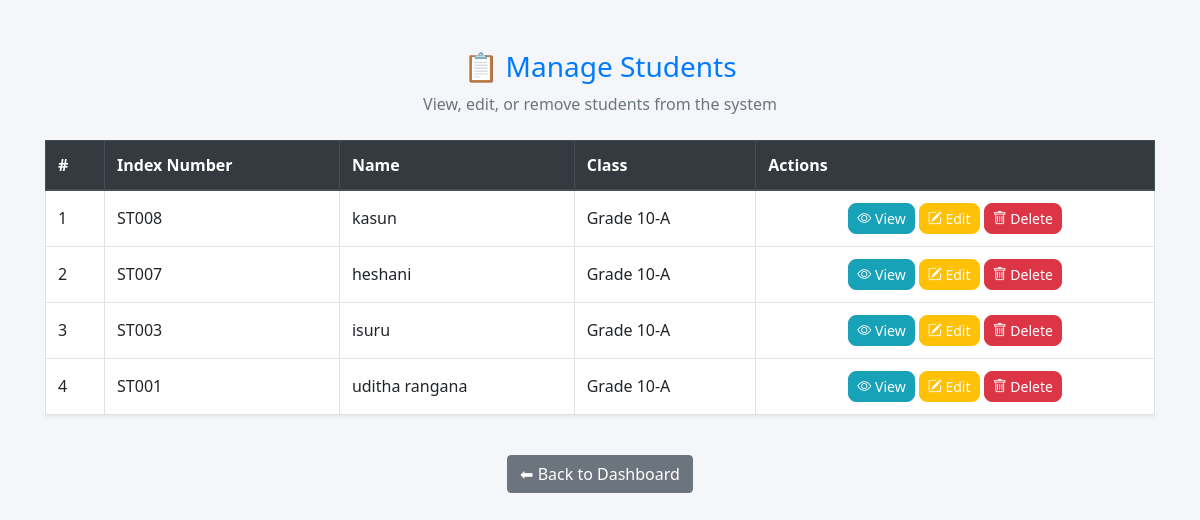
Page /teacher/manage_students.php (signed in) on the committed database.
### tables this page shows
CREATE TABLE IF NOT EXISTS `students` (
  `id` int NOT NULL AUTO_INCREMENT,
  `index_no` varchar(20) NOT NULL,
  `name` varchar(100) NOT NULL,
  `class_id` int DEFAULT NULL,
  `category_1_sub` varchar(50) NOT NULL,
  `category_2_sub` varchar(50) NOT NULL,
  `category_3_sub` varchar(50) NOT NULL,
  `religion` varchar(50) NOT NULL,
  PRIMARY KEY (`id`),
  UNIQUE KEY `index_no` (`index_no`),
  KEY `class_id` (`class_id`)
);

CREATE TABLE IF NOT EXISTS `classes` (
  `id` int NOT NULL AUTO_INCREMENT,
  `name` varchar(50) NOT NULL,
  PRIMARY KEY (`id`)
);

### teacher/manage_students.php (the view, shortened to what this page needs)
<?php
include("../library/db_conn.php");
$class_id=$_SESSION['class_id'];
$query = "SELECT students.id, students.index_no, students.name, classes.name AS class_name
          FROM students
          LEFT JOIN classes ON students.class_id = classes.id
          WHERE $class_id=students.class_id
          ORDER BY students.id DESC";
$result = $conn->query($query);
?>
<!DOCTYPE html>
<html lang="en">
<head>
  <link rel="stylesheet" href="https://stackpath.bootstrapcdn.com/bootstrap/4.5.2/css/bootstrap.min.css">
  <link href="https://cdn.jsdelivr.net/npm/bootstrap-icons@1.9.1/font/bootstrap-icons.css" rel="stylesheet">
</head>
<body>
  <div class="container">
    <div class="mb-4 text-center">
      <h3 class="text-primary">📋 Manage Students</h3>
      <p class="text-muted">View, edit, or remove students from the system</p>
    </div>
    <div class="table-responsive">
      <table class="table table-bordered table-hover bg-white shadow-sm">
        <thead class="thead-dark">
          <tr>
            <th>#</th>
            <th>Index Number</th>
            <th>Name</th>
            <th>Class</th>
            <th>Actions</th>
          </tr>
        </thead>
        <tbody>
        <?php if ($result->num_rows > 0):
          $count = 1;
          while ($row = $result->fetch_assoc()): ?>
            <tr>
              <td><?= $count++ ?></td>
              <td><?= htmlspecialchars($row['index_no']) ?></td>
              <td><?= htmlspecialchars($row['name']) ?></td>
              <td><?= htmlspecialchars($row['class_name']) ?></td>
              <td class="text-center">
                <a href="view_student.php?id=<?= $row['id'] ?>" class="btn btn-info btn-sm" title="View">
                  <i class="bi bi-eye"></i> View
                </a>
                <a href="edit_student.php?id=<?= $row['id'] ?>" class="btn btn-warning btn-sm text-white" title="Edit">
                  <i class="bi bi-pencil-square"></i> Edit
                </a>
                <a href="sql/delete_student.php?id=<?= $row['id'] ?>" class="btn btn-danger btn-sm" title="Delete" onclick="return confirm('Are you sure you want to delete this student?');">
                  <i class="bi bi-trash"></i> Delete
                </a>
              </td>
            </tr>
        <?php endwhile; else: ?>
            <tr>
              <td colspan="5" class="text-center text-muted">No students found.</td>
            </tr>
        <?php endif; ?>
        </tbody>
      </table>
    </div>
    <div class="text-center mt-4">
      <a href="teacher_dashboard.php" class="btn btn-secondary">⬅ Back to Dashboard</a>
    </div>
  </div>
</body>
</html>

### teacher/manage_students.php (style rules this page uses)
body { background: #f4f6f9; font-family: 'Segoe UI', sans-serif; }
.container { margin-top: 50px; }
.table th, .table td { vertical-align: middle; }
.btn-sm { border-radius: 8px; }

### rows in the picture
students: index_no "ST008", name "kasun", class.name "Grade 10-A"
students: index_no "ST007", name "heshani", class.name "Grade 10-A"
students: index_no "ST003", name "isuru", class.name "Grade 10-A"
students: index_no "ST001", name "uditha rangana", class.name "Grade 10-A"
